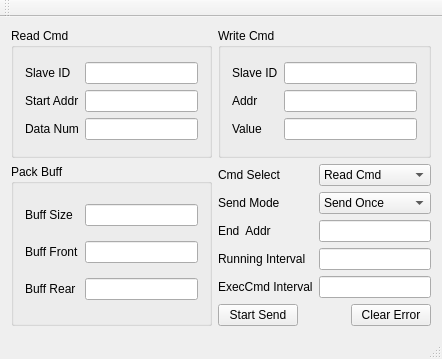
<?xml version="1.0" encoding="UTF-8"?>
<ui version="4.0">
 <class>MainWindow</class>
 <widget class="QMainWindow" name="MainWindow">
  <property name="geometry">
   <rect>
    <x>0</x>
    <y>0</y>
    <width>442</width>
    <height>359</height>
   </rect>
  </property>
  <property name="windowTitle">
   <string>MainWindow</string>
  </property>
  <widget class="QWidget" name="centralWidget">
   <layout class="QVBoxLayout" name="verticalLayout_4">
    <item>
     <layout class="QGridLayout" name="gridLayout_5">
      <item row="0" column="0">
       <widget class="QGroupBox" name="groupBox">
        <property name="title">
         <string>Read Cmd</string>
        </property>
        <layout class="QVBoxLayout" name="verticalLayout">
         <item>
          <layout class="QGridLayout" name="gridLayout_2">
           <item row="3" column="1">
            <widget class="QLineEdit" name="readDataNumLineEdit"/>
           </item>
           <item row="2" column="1">
            <widget class="QLineEdit" name="readStartAddrLineEdit"/>
           </item>
           <item row="1" column="1">
            <widget class="QLineEdit" name="readSlaveIDLineEdit"/>
           </item>
           <item row="1" column="0">
            <widget class="QLabel" name="label">
             <property name="text">
              <string>Slave ID</string>
             </property>
            </widget>
           </item>
           <item row="2" column="0">
            <widget class="QLabel" name="label_2">
             <property name="text">
              <string>Start Addr</string>
             </property>
            </widget>
           </item>
           <item row="3" column="0">
            <widget class="QLabel" name="label_3">
             <property name="text">
              <string>Data Num</string>
             </property>
            </widget>
           </item>
          </layout>
         </item>
        </layout>
       </widget>
      </item>
      <item row="0" column="1">
       <widget class="QGroupBox" name="groupBox_2">
        <property name="title">
         <string>Write Cmd</string>
        </property>
        <layout class="QVBoxLayout" name="verticalLayout_2">
         <item>
          <layout class="QGridLayout" name="gridLayout_3">
           <item row="0" column="1">
            <widget class="QLineEdit" name="writeSlaveIDLineEdit"/>
           </item>
           <item row="1" column="0">
            <widget class="QLabel" name="label_4">
             <property name="text">
              <string>Addr</string>
             </property>
            </widget>
           </item>
           <item row="0" column="0">
            <widget class="QLabel" name="label_5">
             <property name="text">
              <string>Slave ID</string>
             </property>
            </widget>
           </item>
           <item row="1" column="1">
            <widget class="QLineEdit" name="writeAddrLineEdit"/>
           </item>
           <item row="2" column="0">
            <widget class="QLabel" name="label_6">
             <property name="text">
              <string>Value</string>
             </property>
            </widget>
           </item>
           <item row="2" column="1">
            <widget class="QLineEdit" name="writeValueLineEdit"/>
           </item>
          </layout>
         </item>
        </layout>
       </widget>
      </item>
      <item row="1" column="0">
       <widget class="QGroupBox" name="groupBox_3">
        <property name="title">
         <string>Pack Buff</string>
        </property>
        <layout class="QGridLayout" name="gridLayout_4">
         <item row="2" column="1">
          <widget class="QLineEdit" name="buffRearineEdit">
           <property name="sizePolicy">
            <sizepolicy hsizetype="Expanding" vsizetype="Fixed">
             <horstretch>0</horstretch>
             <verstretch>0</verstretch>
            </sizepolicy>
           </property>
          </widget>
         </item>
         <item row="1" column="0">
          <widget class="QLabel" name="label_7">
           <property name="text">
            <string>Buff Front</string>
           </property>
          </widget>
         </item>
         <item row="1" column="1">
          <widget class="QLineEdit" name="buffFrontLineEdit">
           <property name="sizePolicy">
            <sizepolicy hsizetype="Expanding" vsizetype="Fixed">
             <horstretch>0</horstretch>
             <verstretch>0</verstretch>
            </sizepolicy>
           </property>
          </widget>
         </item>
         <item row="2" column="0">
          <widget class="QLabel" name="label_8">
           <property name="text">
            <string>Buff Rear</string>
           </property>
          </widget>
         </item>
         <item row="0" column="0">
          <widget class="QLabel" name="label_9">
           <property name="text">
            <string>Buff Size</string>
           </property>
          </widget>
         </item>
         <item row="0" column="1">
          <widget class="QLineEdit" name="buffSizeLineEdit">
           <property name="sizePolicy">
            <sizepolicy hsizetype="Expanding" vsizetype="Fixed">
             <horstretch>0</horstretch>
             <verstretch>0</verstretch>
            </sizepolicy>
           </property>
          </widget>
         </item>
        </layout>
       </widget>
      </item>
      <item row="1" column="1">
       <layout class="QVBoxLayout" name="verticalLayout_3">
        <item>
         <layout class="QHBoxLayout" name="horizontalLayout_4">
          <item>
           <layout class="QGridLayout" name="gridLayout">
            <item row="3" column="0">
             <widget class="QLabel" name="label_11">
              <property name="text">
               <string>Running Interval</string>
              </property>
             </widget>
            </item>
            <item row="3" column="1">
             <widget class="QLineEdit" name="runningIntervalLineEdit"/>
            </item>
            <item row="4" column="1">
             <widget class="QLineEdit" name="execCmdIntervalLineEdit"/>
            </item>
            <item row="4" column="0">
             <widget class="QLabel" name="label_10">
              <property name="text">
               <string>ExecCmd Interval</string>
              </property>
             </widget>
            </item>
            <item row="0" column="0">
             <widget class="QLabel" name="label_12">
              <property name="text">
               <string>Cmd Select</string>
              </property>
             </widget>
            </item>
            <item row="0" column="1">
             <widget class="QComboBox" name="cmdSelectComboBox">
              <item>
               <property name="text">
                <string>Read Cmd</string>
               </property>
              </item>
              <item>
               <property name="text">
                <string>Write Cmd</string>
               </property>
              </item>
             </widget>
            </item>
            <item row="1" column="0">
             <widget class="QLabel" name="label_13">
              <property name="text">
               <string>Send Mode</string>
              </property>
             </widget>
            </item>
            <item row="1" column="1">
             <widget class="QComboBox" name="sendModeComboBox">
              <item>
               <property name="text">
                <string>Send Once</string>
               </property>
              </item>
              <item>
               <property name="text">
                <string>Send Continue</string>
               </property>
              </item>
             </widget>
            </item>
            <item row="2" column="0">
             <widget class="QLabel" name="label_14">
              <property name="text">
               <string>End  Addr</string>
              </property>
             </widget>
            </item>
            <item row="2" column="1">
             <widget class="QLineEdit" name="endAddrLineEdit"/>
            </item>
           </layout>
          </item>
         </layout>
        </item>
        <item>
         <layout class="QHBoxLayout" name="horizontalLayout">
          <item>
           <widget class="QPushButton" name="startSendButton">
            <property name="text">
             <string>Start Send</string>
            </property>
            <property name="checkable">
             <bool>true</bool>
            </property>
           </widget>
          </item>
          <item>
           <spacer name="horizontalSpacer">
            <property name="orientation">
             <enum>Qt::Horizontal</enum>
            </property>
            <property name="sizeHint" stdset="0">
             <size>
              <width>40</width>
              <height>20</height>
             </size>
            </property>
           </spacer>
          </item>
          <item>
           <widget class="QPushButton" name="clearErrorButton">
            <property name="text">
             <string>Clear Error</string>
            </property>
           </widget>
          </item>
         </layout>
        </item>
       </layout>
      </item>
     </layout>
    </item>
   </layout>
   <zorder></zorder>
  </widget>
  <widget class="QMenuBar" name="menuBar">
   <property name="geometry">
    <rect>
     <x>0</x>
     <y>0</y>
     <width>442</width>
     <height>23</height>
    </rect>
   </property>
  </widget>
  <widget class="QToolBar" name="mainToolBar">
   <attribute name="toolBarArea">
    <enum>TopToolBarArea</enum>
   </attribute>
   <attribute name="toolBarBreak">
    <bool>false</bool>
   </attribute>
  </widget>
  <widget class="QStatusBar" name="statusBar"/>
 </widget>
 <layoutdefault spacing="6" margin="11"/>
 <resources/>
 <connections/>
</ui>
